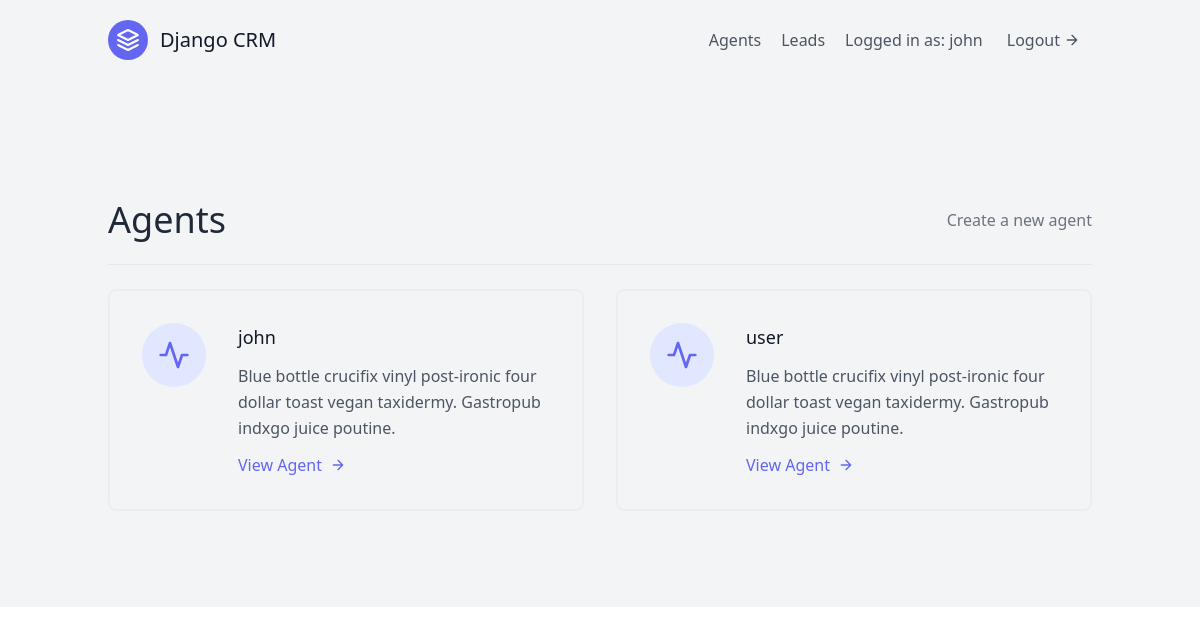
Page /agents/ (signed in) on the earlier database version.
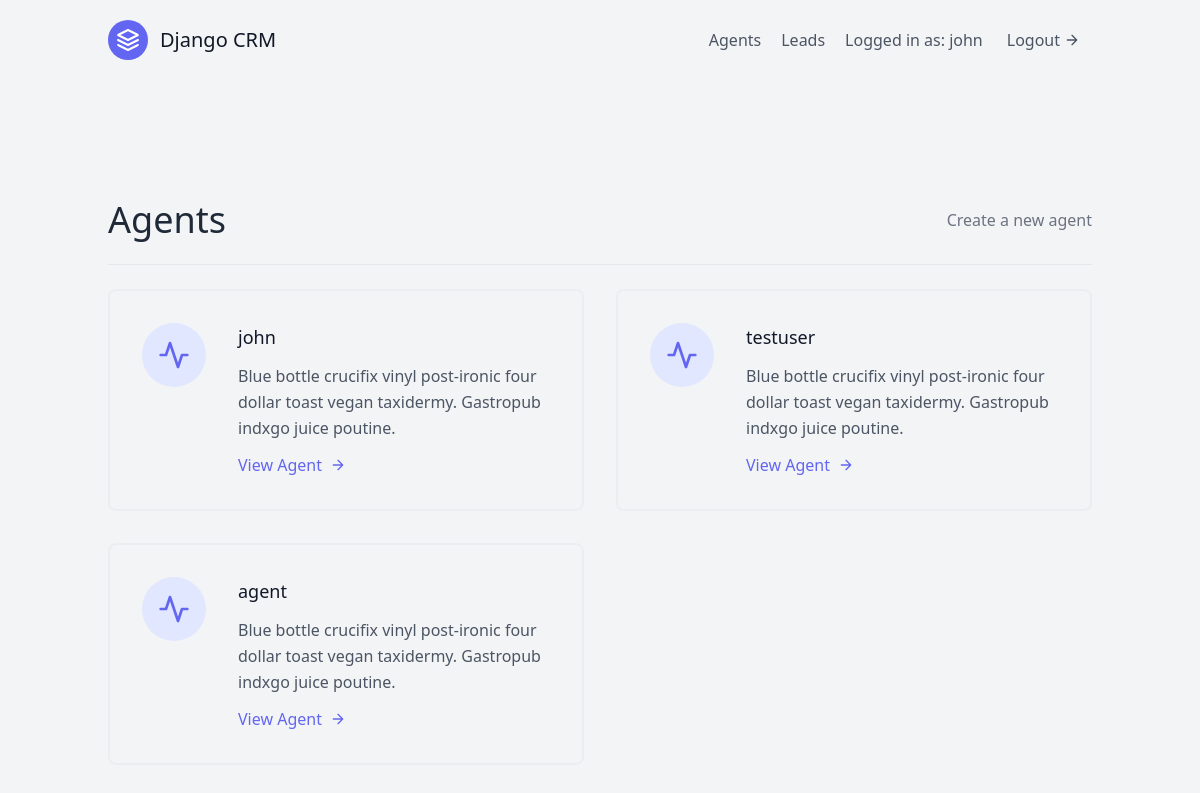
Same page on the later database version.
### leads/models.py (models this page shows, shortened)
class Agent(models.Model):
    user = models.OneToOneField(User, on_delete=models.CASCADE)
    organization = models.ForeignKey(UserProfile, on_delete=models.CASCADE)

class User(AbstractUser):
    is_organizer = models.BooleanField(default= True)
    is_agent = models.BooleanField(default= False)

### agents/views.py (the view)
# urls.py: path('', AgentListView.as_view(), name='agent-list'),
class AgentListView(OrganizerAndLoginRequiredMixin, generic.ListView):
  template_name = 'agents/agent_list.html'
  def get_queryset(self):
    organization = self.request.user.userprofile
    return Agent.objects.filter(organization = organization)

### agents/mixins.py (called while the page is built)
    def dispatch(self, request, *args, **kwargs):
        if not request.user.is_authenticated or not request.user.is_organizer:
            return redirect("leads:lead-list")
        return super().dispatch(request, *args, **kwargs)

### agents/templates/agents/agent_list.html
{% extends "base.html" %}
{% block content %}
<section class="text-gray-600 body-font">
  <div class="container px-5 py-24 mx-auto flex flex-wrap">
   <div  class="w-full mb-6 py-6 flex justify-between items-center border-b border-gray-200">
      <div>
         <h1 class='text-4xl text-gray-800'> Agents </h1>
      </div>
      <div>
         <a class='text-gray-500 hover:text-blue-500' href="{% url 'agents:agent-create' %}">Create a new agent</a>
      </div>
   </div>
      <div class="flex flex-wrap -m-4">
        {% for agent in object_list %}
         <div class="p-4 lg:w-1/2 md:w-full">
            <div class="flex border-2 rounded-lg border-gray-200 border-opacity-50 p-8 sm:flex-row flex-col">
               <div class="w-16 h-16 sm:mr-8 sm:mb-0 mb-4 inline-flex items-center justify-center rounded-full bg-indigo-100 text-indigo-500 flex-shrink-0">
                  <svg fill="none" stroke="currentColor" stroke-linecap="round" stroke-linejoin="round" stroke-width="2" class="w-8 h-8" viewBox="0 0 24 24">
                  <path d="M22 12h-4l-3 9L9 3l-3 9H2"></path>
                  </svg>
               </div>
               <div class="flex-grow">
                  <h2 class="text-gray-900 text-lg title-font font-medium mb-3">{{agent.user.username}}</h2>
                  <p class="leading-relaxed text-base">Blue bottle crucifix vinyl post-ironic four dollar toast vegan taxidermy. Gastropub indxgo juice poutine.</p>
                  <a href="{% url 'agents:agent-detail' agent.pk %}" class="mt-3 text-indigo-500 inline-flex items-center">View Agent
                  <svg fill="none" stroke="currentColor" stroke-linecap="round" stroke-linejoin="round" stroke-width="2" class="w-4 h-4 ml-2" viewBox="0 0 24 24">
                     <path d="M5 12h14M12 5l7 7-7 7"></path>
                  </svg>
                  </a>
               </div>
            </div>
         </div>
      {% endfor %}
      </div>
  </div>
</section>
{% endblock content %}

Differences in the rows shown:
removed Agent: user.username "user"
added Agent: user.username "testuser"
added Agent: user.username "agent"
